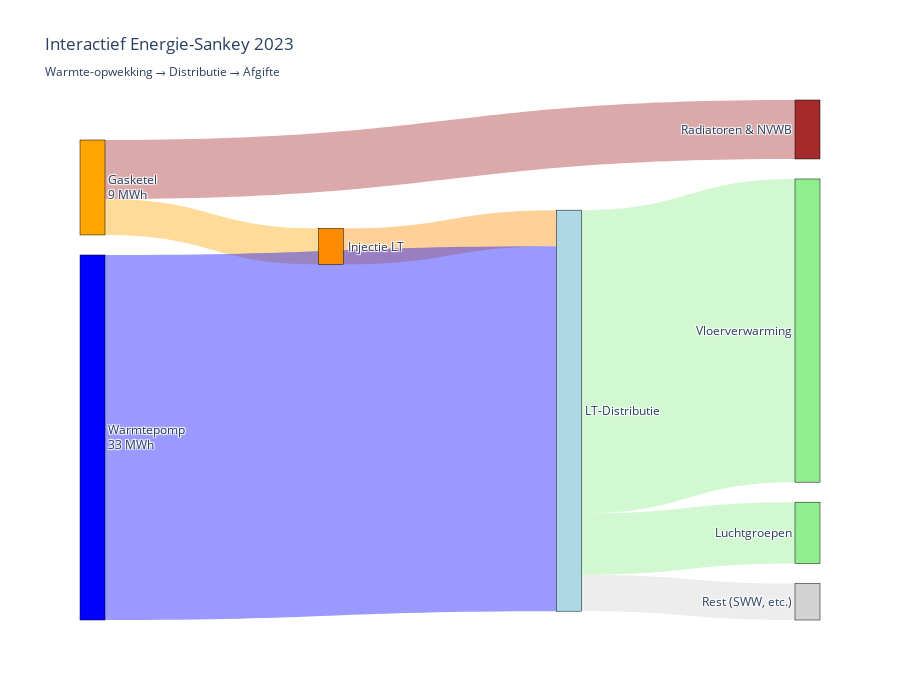

The code cell stored with this chart in its notebook:
### Code cell
# Plotly Sankey: Start vanuit warmte-opwekking (niet primair gas)
e = energie_2023.copy()

# Bereken stromen
gasketel_warmte = e['Gasketel_warmte']
injectie = e['Injectie_lt']
radiatoren = e['Radiatoren_Lucht']
wp_warmte = e['WP_warmte']
vloer = e['Vloerverwarming_warm']
lucht = e['Luchtgroepen_warm']
rest = (injectie + wp_warmte) - (vloer + lucht)

# Definieer nodes (0-indexed) - NU ZONDER GAS INPUT
nodes = [
    "Gasketel",            # 0 - START HIER
    "Warmtepomp",          # 1 - START HIER
    "Injectie LT",         # 2
    "Radiatoren & NVWB",   # 3
    "LT-Distributie",      # 4
    "Vloerverwarming",     # 5
    "Luchtgroepen",        # 6
    "Rest (SWW, etc.)"     # 7
]

# Definieer links (bron → bestemming, waarde)
links = {
    'source': [
        0,  # Gasketel → Injectie LT
        0,  # Gasketel → Radiatoren
        2,  # Injectie LT → LT-Distributie
        1,  # WP → LT-Distributie
        4,  # LT-Distributie → Vloer
        4,  # LT-Distributie → Lucht
        4   # LT-Distributie → Rest
    ],
    'target': [
        2,  # → Injectie LT
        3,  # → Radiatoren
        4,  # → LT-Distributie
        4,  # → LT-Distributie
        5,  # → Vloer
        6,  # → Lucht
        7   # → Rest
    ],
    'value': [
        injectie,
        radiatoren,
        injectie,
        wp_warmte,
        vloer,
        lucht,
        rest
    ],
    'label': [
        f"{injectie:.0f} MWh",
        f"{radiatoren:.0f} MWh",
        f"{injectie:.0f} MWh",
        f"{wp_warmte:.0f} MWh",
        f"{vloer:.0f} MWh",
        f"{lucht:.0f} MWh",
        f"{rest:.0f} MWh"
    ]
}

# Maak Plotly Sankey
fig = go.Figure(data=[go.Sankey(
    node=dict(
        pad=20,
        thickness=25,
        line=dict(color="black", width=0.5),
        label=[
            f"Gasketel<br>{gasketel_warmte:.0f} MWh",
            f"Warmtepomp<br>{wp_warmte:.0f} MWh",
            "Injectie LT",
            "Radiatoren & NVWB",
            "LT-Distributie",
            "Vloerverwarming",
            "Luchtgroepen",
            "Rest (SWW, etc.)"
        ],
        color=[
            "orange",      # Gasketel
            "blue",        # WP
            "darkorange",  # Injectie LT
            "brown",       # Radiatoren
            "lightblue",   # LT-Distributie
            "lightgreen",  # Vloer
            "lightgreen",  # Lucht
            "lightgray"    # Rest
        ]
    ),
    link=dict(
        source=links['source'],
        target=links['target'],
        value=links['value'],
        label=links['label'],
        color=[
            "rgba(255,165,0,0.4)",   # Gasketel → Injectie
            "rgba(165,42,42,0.4)",   # Gasketel → Radiatoren
            "rgba(255,140,0,0.4)",   # Injectie → Distributie
            "rgba(0,0,255,0.4)",     # WP → Distributie
            "rgba(144,238,144,0.4)", # Distributie → Vloer
            "rgba(144,238,144,0.4)", # Distributie → Lucht
            "rgba(211,211,211,0.4)"  # Distributie → Rest
        ]
    )
)])

fig.update_layout(
    title="Interactief Energie-Sankey 2023<br><sub>Warmte-opwekking → Distributie → Afgifte</sub>",
    font=dict(size=12),
    height=700,
    plot_bgcolor='white'
)

fig.show()

print("✓ Interactief Plotly Sankey gemaakt (start vanuit warmte-opwekking)")
print(f"\n📊 Stroomoverzicht:")
print(f"  🔥 Gasketel ({gasketel_warmte:.1f} MWh):")
print(f"     → Injectie LT: {injectie:.1f} MWh")
print(f"     → Radiatoren: {radiatoren:.0f} MWh")
print(f"\n  ❄️  Warmtepomp ({wp_warmte:.1f} MWh):")
print(f"     → Direct naar LT-Distributie")
print(f"\n  🏠 LT-circuit ({injectie + wp_warmte:.1f} MWh):")
print(f"     → Vloer: {vloer:.1f} MWh")
print(f"     → Lucht: {lucht:.0f} MWh")
print(f"     → Rest: {rest:.1f} MWh")

### Figure 1 — Plotly figure (JSON) as saved in the notebook; plotly's stock layout.template omitted (floating-point values rounded to 4 significant figures)
{"data": [{"link": {"color": ["rgba(255,165,0,0.4)", "rgba(165,42,42,0.4)", "rgba(255,140,0,0.4)", "rgba(0,0,255,0.4)", "rgba(144,238,144,0.4)", "rgba(144,238,144,0.4)", "rgba(211,211,211,0.4)"], "label": ["3 MWh", "5 MWh", "3 MWh", "33 MWh", "27 MWh", "6 MWh", "3 MWh"], "source": [0, 0, 2, 1, 4, 4, 4], "target": [2, 3, 4, 4, 5, 6, 7], "value": [3.23, 5.29, 3.23, 32.75, 27.2, 5.5, 3.276]}, "node": {"color": ["orange", "blue", "darkorange", "brown", "lightblue", "lightgreen", "lightgreen", "lightgray"], "label": ["Gasketel<br>9 MWh", "Warmtepomp<br>33 MWh", "Injectie LT", "Radiatoren & NVWB", "LT-Distributie", "Vloerverwarming", "Luchtgroepen", "Rest (SWW, etc.)"], "line": {"color": "black", "width": 0.5}, "pad": 20, "thickness": 25}, "type": "sankey"}], "layout": {"font": {"size": 12}, "height": 700, "plot_bgcolor": "white", "title": {"text": "Interactief Energie-Sankey 2023<br><sub>Warmte-opwekking → Distributie → Afgifte</sub>"}}}
